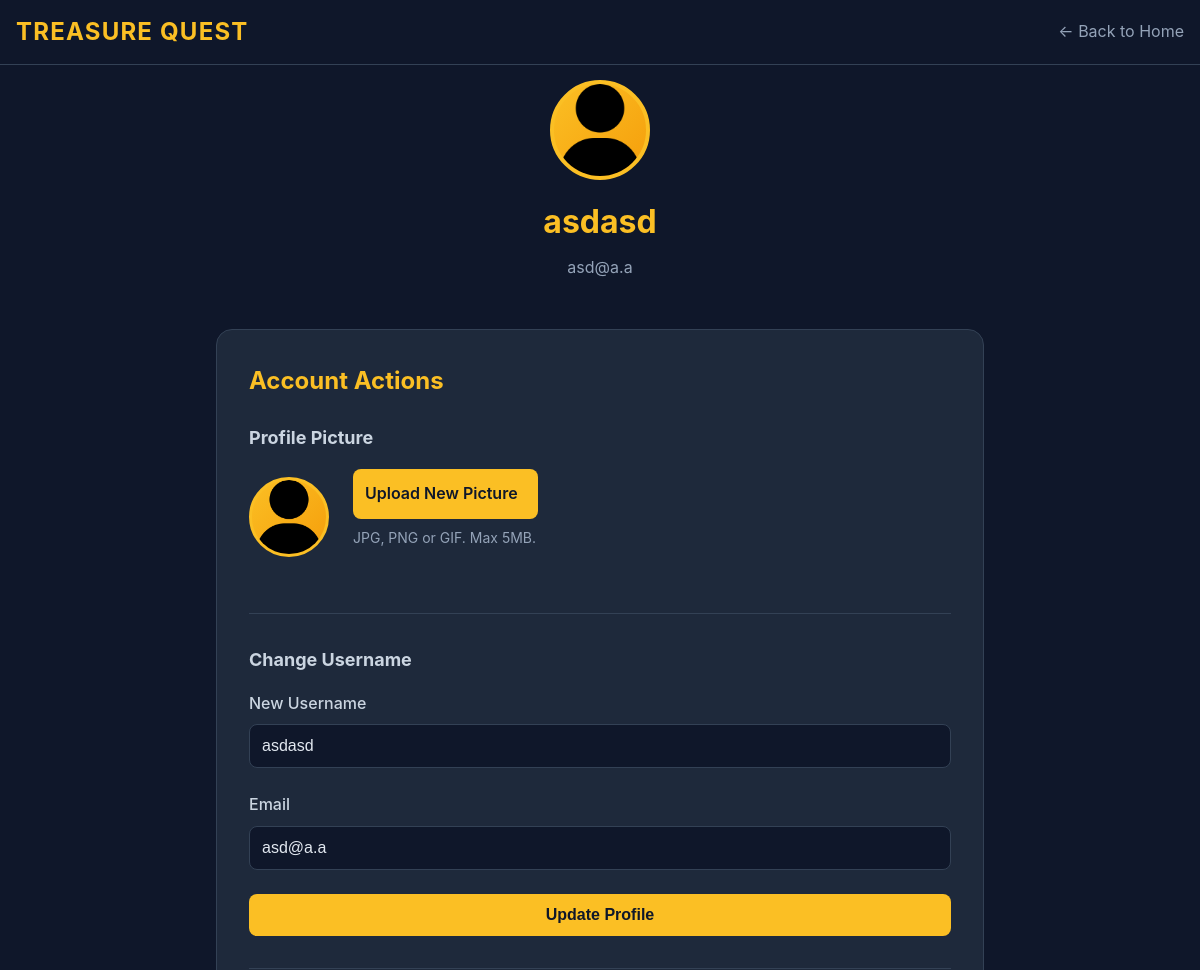
The app's page /profile.php (signed in, upper part), older data.
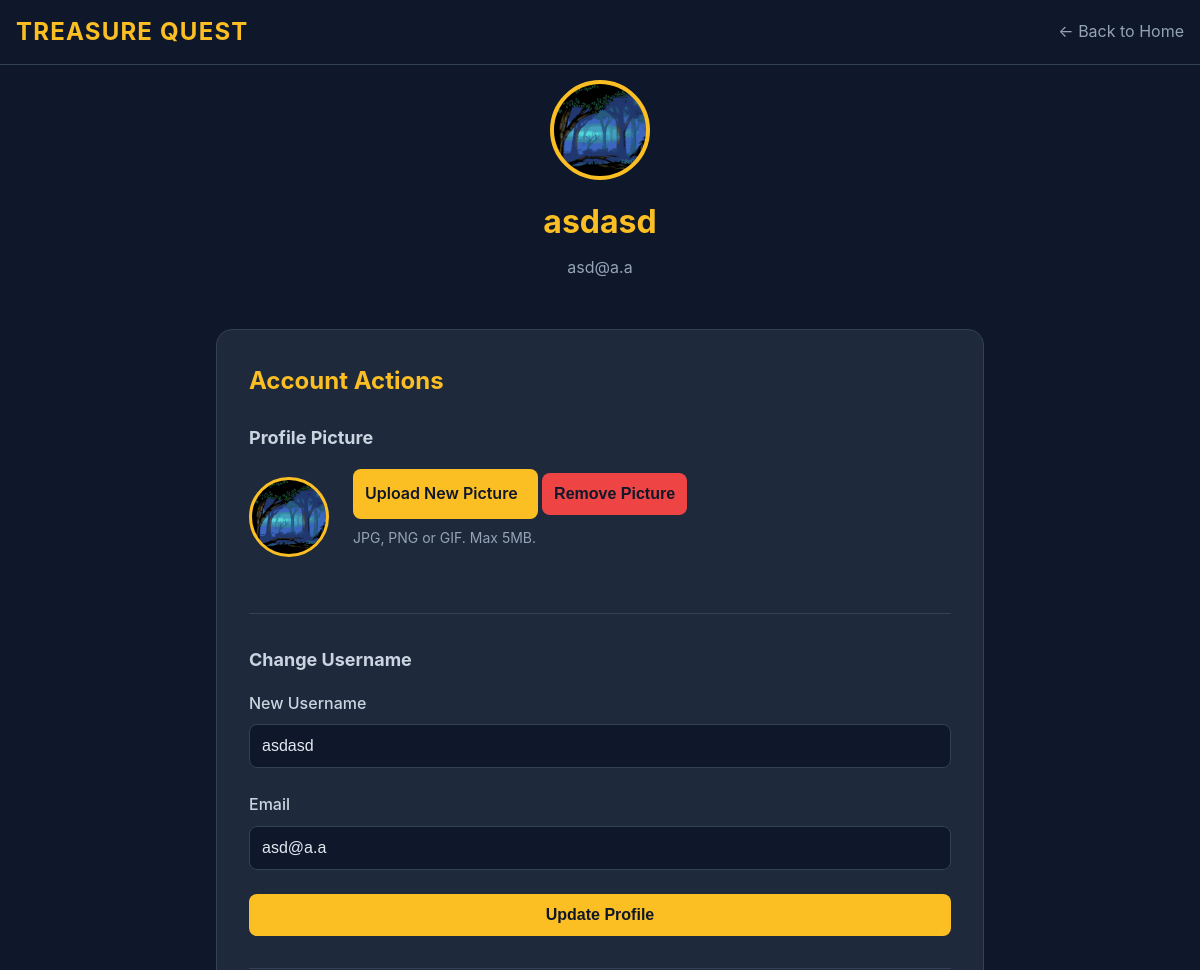
The same page, newer data.
### tables this page shows
CREATE TABLE `users` (
  `id` int(11) NOT NULL,
  `username` varchar(50) NOT NULL,
  `email` varchar(100) NOT NULL,
  `password` varchar(255) NOT NULL,
  `admin` tinyint(1) NOT NULL DEFAULT 0,
  `reset_token` varchar(100) DEFAULT NULL,
  `reset_token_expires` datetime DEFAULT NULL,
  `created_at` timestamp NOT NULL DEFAULT current_timestamp(),
  `profile_picture` varchar(255) DEFAULT 'uploads/profiles/default.png',
  `api_token` varchar(64) DEFAULT NULL
);

### config.php (called while the page is built, shortened)
<?php
function getDBConnection() {
    $conn = new mysqli(DB_HOST, DB_USER, DB_PASS, DB_NAME, DB_PORT);
    return $conn;
}
function getCurrentUser() {
    $conn = getDBConnection();
    $user_id = $_SESSION['user_id'];
    $stmt = $conn->prepare("SELECT id, username, email, profile_picture, admin FROM users WHERE id = ?");
    $stmt->bind_param("i", $user_id);
    $stmt->execute();
    $result = $stmt->get_result();
    $user = $result->fetch_assoc();
    return $user;
}
?>

### profile.php (the view, shortened to what this page needs)
<?php
require_once 'config.php';
$user = getCurrentUser();
?>
<!DOCTYPE html>
<html lang="en">
<head>
</head>
<body>
    <nav class="nav">
        <div class="nav-container">
            <a href="index.php" class="logo">TREASURE QUEST</a>
            <a href="index.php" class="back-link">← Back to Home</a>
        </div>
    </nav>
    <div class="container">
        <div class="profile-header">
            <div class="profile-avatar">
                <?php if (!empty($user['profile_picture'])): ?>
                    <img src="<?php echo htmlspecialchars($user['profile_picture']); ?>" alt="Profile Picture" style="width: 100%; height: 100%; object-fit: cover; border-radius: 50%;">
                <?php else: ?>
                    <?php echo strtoupper(substr($user['username'], 0, 1)); ?>
                <?php endif; ?>
            </div>
            <h1><?php echo htmlspecialchars($user['username']); ?></h1>
            <p class="profile-email"><?php echo htmlspecialchars($user['email']); ?></p>
        </div>
        <div class="card">
            <h2>Account Actions</h2>
            <div style="margin-bottom: 2rem; padding-bottom: 2rem; border-bottom: 1px solid #334155;">
                <h3 style="color: #cbd5e1; font-size: 1.125rem; margin-bottom: 1rem;">Profile Picture</h3>
                <div style="display: flex; align-items: center; gap: 1.5rem; margin-bottom: 1rem;">
                    <div style="width: 80px; height: 80px; border-radius: 50%; background: linear-gradient(135deg, #fbbf24, #f59e0b); display: flex; align-items: center; justify-content: center; border: 3px solid #fbbf24; overflow: hidden;">
                        <?php if (!empty($user['profile_picture'])): ?>
                            <img src="<?php echo htmlspecialchars($user['profile_picture']); ?>" alt="Profile Picture" style="width: 100%; height: 100%; object-fit: cover;">
                        <?php else: ?>
                            <span style="font-size: 32px; color: #0f172a; font-weight: bold;"><?php echo strtoupper(substr($user['username'], 0, 1)); ?></span>
                        <?php endif; ?>
                    </div>
                    <div>
                        <form method="POST" action="" enctype="multipart/form-data" style="display: inline-block;">
                            <label for="profilePicInput" class="btn" style="cursor: pointer; display: inline-block; margin-right: 0.5rem;">Upload New Picture</label>
                        </form>
                        <?php if (!empty($user['profile_picture']) && $user['profile_picture'] !== 'uploads/profiles/default.png'): ?>
                            <form method="POST" action="" style="display: inline-block;">
                                <button type="submit" name="remove_picture" class="btn" style="background-color: #ef4444;" onclick="return confirm('Remove profile picture?')">Remove Picture</button>
                            </form>
                        <?php endif; ?>
                        <p style="color: #94a3b8; font-size: 0.875rem; margin-top: 0.5rem;">JPG, PNG or GIF. Max 5MB.</p>
                    </div>
                </div>
            </div>
            <div style="margin-bottom: 2rem; padding-bottom: 2rem; border-bottom: 1px solid #334155;">
                <h3 style="color: #cbd5e1; font-size: 1.125rem; margin-bottom: 1rem;">Change Username</h3>
                <form method="POST" action="">
                    <div class="form-group">
                        <label for="username">New Username</label>
                        <input type="text" id="username" name="username" value="<?php echo htmlspecialchars($user['username']); ?>" required>
                    </div>
                    <div class="form-group">
                        <label for="email">Email</label>
                        <input type="email" id="email" name="email" value="<?php echo htmlspecialchars($user['email']); ?>" required>
                    </div>
                    <button type="submit" name="update_profile" class="btn">Update Profile</button>
                </form>
            </div>
        </div>
    </div>
</body>
</html>

Row changes from the older to the newer data that the page shows:
changed users "asdasd": profile_picture: picture added in place of a placeholder
Text that changed along with them:
text now shown: "Remove Picture"
